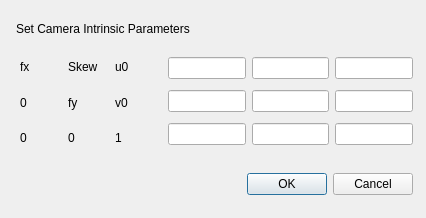
<?xml version="1.0" encoding="UTF-8"?>
<ui version="4.0">
 <class>CameraIntrinsicDialog</class>
 <widget class="QDialog" name="CameraIntrinsicDialog">
  <property name="geometry">
   <rect>
    <x>0</x>
    <y>0</y>
    <width>426</width>
    <height>218</height>
   </rect>
  </property>
  <property name="windowTitle">
   <string>Dialog</string>
  </property>
  <widget class="QDialogButtonBox" name="buttonBox">
   <property name="geometry">
    <rect>
     <x>72</x>
     <y>168</y>
     <width>341</width>
     <height>32</height>
    </rect>
   </property>
   <property name="orientation">
    <enum>Qt::Horizontal</enum>
   </property>
   <property name="standardButtons">
    <set>QDialogButtonBox::Cancel|QDialogButtonBox::Ok</set>
   </property>
  </widget>
  <widget class="QLabel" name="label_10">
   <property name="geometry">
    <rect>
     <x>16</x>
     <y>20</y>
     <width>277</width>
     <height>17</height>
    </rect>
   </property>
   <property name="text">
    <string>Set Camera Intrinsic Parameters</string>
   </property>
  </widget>
  <widget class="QWidget" name="layoutWidget">
   <property name="geometry">
    <rect>
     <x>20</x>
     <y>52</y>
     <width>137</width>
     <height>101</height>
    </rect>
   </property>
   <layout class="QGridLayout" name="gridLayout_2">
    <item row="0" column="0">
     <layout class="QVBoxLayout" name="verticalLayout">
      <item>
       <widget class="QLabel" name="label">
        <property name="text">
         <string>fx</string>
        </property>
       </widget>
      </item>
      <item>
       <widget class="QLabel" name="label_7">
        <property name="text">
         <string>0</string>
        </property>
       </widget>
      </item>
      <item>
       <widget class="QLabel" name="label_4">
        <property name="text">
         <string>0</string>
        </property>
       </widget>
      </item>
     </layout>
    </item>
    <item row="0" column="1">
     <layout class="QVBoxLayout" name="verticalLayout_2">
      <item>
       <widget class="QLabel" name="label_3">
        <property name="text">
         <string>Skew</string>
        </property>
       </widget>
      </item>
      <item>
       <widget class="QLabel" name="label_2">
        <property name="text">
         <string>fy</string>
        </property>
       </widget>
      </item>
      <item>
       <widget class="QLabel" name="label_8">
        <property name="text">
         <string>0</string>
        </property>
       </widget>
      </item>
     </layout>
    </item>
    <item row="0" column="2">
     <layout class="QVBoxLayout" name="verticalLayout_3">
      <item>
       <widget class="QLabel" name="label_5">
        <property name="text">
         <string>u0</string>
        </property>
       </widget>
      </item>
      <item>
       <widget class="QLabel" name="label_6">
        <property name="text">
         <string>v0</string>
        </property>
       </widget>
      </item>
      <item>
       <widget class="QLabel" name="label_9">
        <property name="text">
         <string>1</string>
        </property>
       </widget>
      </item>
     </layout>
    </item>
   </layout>
  </widget>
  <widget class="QWidget" name="layoutWidget_2">
   <property name="geometry">
    <rect>
     <x>168</x>
     <y>52</y>
     <width>245</width>
     <height>101</height>
    </rect>
   </property>
   <layout class="QGridLayout" name="gridLayout">
    <item row="0" column="0">
     <widget class="QLineEdit" name="fx_in"/>
    </item>
    <item row="0" column="1">
     <widget class="QLineEdit" name="skewn_in"/>
    </item>
    <item row="0" column="2">
     <widget class="QLineEdit" name="u0_in"/>
    </item>
    <item row="1" column="1">
     <widget class="QLineEdit" name="fy_in"/>
    </item>
    <item row="1" column="2">
     <widget class="QLineEdit" name="v0_in"/>
    </item>
    <item row="2" column="0">
     <widget class="QLineEdit" name="no_in31"/>
    </item>
    <item row="2" column="1">
     <widget class="QLineEdit" name="no_in32"/>
    </item>
    <item row="2" column="2">
     <widget class="QLineEdit" name="no_in33"/>
    </item>
    <item row="1" column="0">
     <widget class="QLineEdit" name="no_in21"/>
    </item>
   </layout>
  </widget>
 </widget>
 <resources/>
 <connections>
  <connection>
   <sender>buttonBox</sender>
   <signal>accepted()</signal>
   <receiver>CameraIntrinsicDialog</receiver>
   <slot>accept()</slot>
   <hints>
    <hint type="sourcelabel">
     <x>248</x>
     <y>254</y>
    </hint>
    <hint type="destinationlabel">
     <x>157</x>
     <y>274</y>
    </hint>
   </hints>
  </connection>
  <connection>
   <sender>buttonBox</sender>
   <signal>rejected()</signal>
   <receiver>CameraIntrinsicDialog</receiver>
   <slot>reject()</slot>
   <hints>
    <hint type="sourcelabel">
     <x>316</x>
     <y>260</y>
    </hint>
    <hint type="destinationlabel">
     <x>286</x>
     <y>274</y>
    </hint>
   </hints>
  </connection>
 </connections>
</ui>
